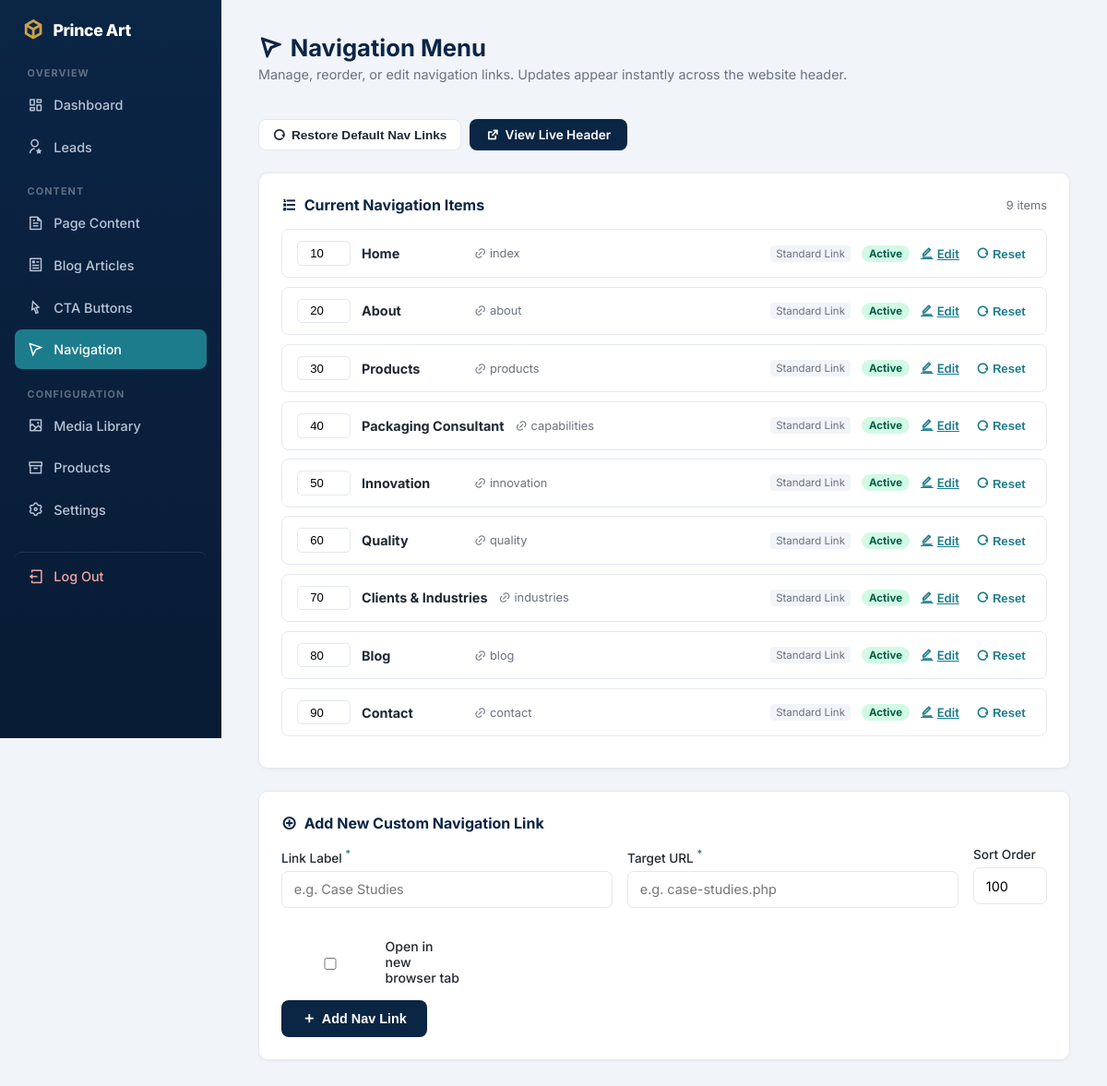
Screenshot of /admin/navigation.php (signed in) with the database file from the repository.
### tables this page shows
CREATE TABLE `nav_links` (
  `id` int(11) NOT NULL AUTO_INCREMENT,
  `label` varchar(100) NOT NULL,
  `url` varchar(500) NOT NULL,
  `sort_order` int(11) NOT NULL DEFAULT 0,
  `is_active` tinyint(1) NOT NULL DEFAULT 1,
  `open_new_tab` tinyint(1) NOT NULL DEFAULT 0,
  PRIMARY KEY (`id`),
  KEY `idx_nav_active_sort` (`is_active`,`sort_order`)
);

### includes/functions.php (called while the page is built, shortened)
<?php
function clean_mojibake(?string $str): string {
    static $mojibakeMap = [
        "\xce\x93\xc3\x87\xc3\xb3" => '•',
        "\xce\x93\xc3\x87\xc3\xb4" => '–',
        "\xce\x93\xc3\x87\xc3\xb6" => '—',
        "\xce\x93\xc3\xa4\xc3\xb3" => '™',
        "\xce\x93\xc3\x87\xc3\x96" => '’',
        "\xce\x93\xc3\x87\xc2\xa3" => '“',
        "\xce\x93\xc3\x87\xc2\xa5" => '”',
        "\xc2\xba\xc2\xb0"         => '°',
        'ΓÇó' => '•',
        'ΓÇô' => '–',
        'ΓÇö' => '—',
        'Γäó' => '™',
        'ΓÇÖ' => '’',
        'ΓÇ£' => '“',
        'ΓÇ¥' => '”',
        '┬░'  => '°',
        'гÇó' => '•',
        'гÇô' => '–',
        'гÇö' => '—',
        'гäó' => '™',
        'гÇÖ' => '’',
    ];
    return str_replace(array_keys($mojibakeMap), array_values($mojibakeMap), $str);
}
function h(?string $value): string {
    return htmlspecialchars(clean_mojibake($value), ENT_QUOTES, 'UTF-8');
}

### admin/navigation.php (the view, shortened to what this page needs)
<?php
require __DIR__ . '/includes/layout_top.php';
$pdo = get_db();
$defaultNavItems = [
    ['Home',         'index',        10],
    ['About',        'about',        20],
    ['Products',     'products',     30],
    ['Capabilities', 'capabilities', 40],
    ['Innovation',   'innovation',   50],
    ['Quality',      'quality',      60],
    ['Industries',   'industries',   70],
    ['Blog',         'blog',         80],
    ['Contact',      'contact',      90],
];
function get_matching_default_nav(string $url, array $defaultNavItems): ?array {
    foreach ($defaultNavItems as $d) {
        if ($d[1] === $url) return $d;
    }
    return null;
}
$pdo->exec("DELETE n1 FROM nav_links n1 INNER JOIN nav_links n2 WHERE n1.id > n2.id AND LOWER(TRIM(n1.label)) = LOWER(TRIM(n2.label))");
$links = $pdo->query("SELECT * FROM nav_links ORDER BY sort_order ASC, id ASC")->fetchAll();
$editingId = isset($_GET['edit']) ? (int)$_GET['edit'] : 0;
?>
<div style="display:flex; justify-content:space-between; align-items:flex-start; flex-wrap:wrap; gap:1rem; margin-bottom:1.5rem;">
  <div>
    <h1><i class="ri-navigation-line"></i> Navigation Menu</h1>
    <p class="page-subtitle">Manage, reorder, or edit navigation links. Updates appear instantly across the website header.</p>
  </div>
  <div style="display:flex; gap:0.6rem; flex-wrap:wrap;">
    <form method="post" onsubmit="return confirm('Restore all standard 9 website navigation links to their original labels and sort order?');" style="display:inline;">
      <button type="submit" style="background:#fff;border:1.5px solid var(--border);color:var(--text);font-size:0.85rem;font-weight:600;padding:0.55rem 0.9rem;">
        <i class="ri-restart-line text-teal"></i> Restore Default Nav Links
      </button>
    </form>
    <a href="../public_site/index.php" target="_blank"
       style="display:inline-flex;align-items:center;gap:0.4rem;padding:0.55rem 1.1rem;background:var(--navy);border-radius:8px;font-size:0.85rem;font-weight:600;color:#fff;text-decoration:none;">
      <i class="ri-external-link-line"></i> View Live Header
    </a>
  </div>
</div>
<div class="panel" style="margin-bottom:1.25rem;">
  <h3 style="margin-bottom:1rem;display:flex;align-items:center;gap:0.5rem;">
    <i class="ri-list-ordered text-teal"></i> Current Navigation Items
    <span style="margin-left:auto;font-size:0.8rem;font-weight:400;color:var(--muted);"><?= count($links) ?> item<?= count($links) !== 1 ? 's' : '' ?></span>
  </h3>
  <?php if (empty($links)): ?>
    <p style="color:var(--muted);">No navigation links found. Click "Restore Default Nav Links" above to load standard items.</p>
  <?php else: ?>
    <?php foreach ($links as $link): ?>
      <?php
        $isEditing = ($editingId === (int)$link['id']);
        $def = get_matching_default_nav($link['url'], $defaultNavItems);
        $isDefault = ($def !== null);
      ?>
      <div style="border:1px solid var(--border);border-radius:8px;margin-bottom:0.6rem;overflow:hidden;<?= $isEditing ? 'border-color:var(--teal);box-shadow:0 0 0 2px rgba(28,124,140,0.15);' : '' ?>">
        <div style="display:flex;align-items:center;gap:0.75rem;padding:0.75rem 1rem;background:<?= $isEditing ? '#f0fdfc' : '#fff' ?>;flex-wrap:wrap;">
          <form method="post" style="display:contents;">
            <input type="number" name="sort_order" value="<?= (int)$link['sort_order'] ?>"
                   title="Sort order — change to reorder immediately"
                   style="width:58px;padding:0.3rem 0.4rem;border:1px solid var(--border);border-radius:5px;font-size:0.82rem;text-align:center;"
                   onchange="this.closest('form').submit()">
          </form>
          <span style="font-weight:700;font-size:0.9rem;min-width:110px;"><?= h($link['label']) ?></span>
          <a href="../public_site/<?= h($link['url']) ?>" target="_blank"
             style="font-size:0.8rem;color:var(--muted);text-decoration:none;margin-right:auto;">
            <i class="ri-link"></i> <?= h($link['url']) ?>
          </a>
          <?php if ($isDefault): ?>
            <span style="font-size:0.72rem;color:var(--muted);background:var(--bg);padding:2px 6px;border-radius:4px;">Standard Link</span>
          <?php endif; ?>
          <?php if (!$link['is_active']): ?>
            <span style="font-size:0.72rem;background:#fef3c7;color:#92400e;padding:2px 8px;border-radius:20px;font-weight:700;">Hidden</span>
          <?php else: ?>
            <span style="font-size:0.72rem;background:#d1fae5;color:#065f46;padding:2px 8px;border-radius:20px;font-weight:700;">Active</span>
          <?php endif; ?>
          <?php if ($isEditing): ?>
            <a href="navigation.php" style="font-size:0.82rem;color:var(--muted);display:inline-flex;align-items:center;gap:0.25rem;">
              <i class="ri-arrow-up-s-line"></i> Close
            </a>
          <?php else: ?>
            <a href="?edit=<?= (int)$link['id'] ?>#edit-<?= (int)$link['id'] ?>"
               style="font-size:0.82rem;color:var(--teal);display:inline-flex;align-items:center;gap:0.25rem;font-weight:600;">
              <i class="ri-edit-line"></i> Edit
            </a>
          <?php endif; ?>
          <?php if ($isDefault): ?>
            <form method="post" onsubmit="return confirm('Reset \'<?= addslashes(h($link['label'])) ?>\' to default label and position?')" style="margin:0;">
              <button type="submit" style="background:none;border:none;color:var(--teal);padding:0.2rem 0.4rem;font-size:0.82rem;cursor:pointer;display:inline-flex;align-items:center;gap:0.25rem;font-weight:600;">
                <i class="ri-restart-line"></i> Reset
              </button>
            </form>
          <?php endif; ?>
        </div>
      </div>
    <?php endforeach; ?>
  <?php endif; ?>
</div>
<div class="panel">
  <h3><i class="ri-add-circle-line"></i> Add New Custom Navigation Link</h3>
  <form method="post" class="content-form">
    <div style="display:grid;grid-template-columns:1fr 1fr 80px;gap:1rem;margin-bottom:1rem;">
      <label>Link Label <sup style="color:var(--teal);">*</sup>
        <input type="text" name="label" placeholder="e.g. Case Studies" required>
      </label>
      <label>Target URL <sup style="color:var(--teal);">*</sup>
        <input type="text" name="url" placeholder="e.g. case-studies.php" required>
      </label>
      <label>Sort Order
        <input type="number" name="sort_order" value="<?= (count($links) + 1) * 10 ?>" min="0" step="10">
      </label>
    </div>
    <label style="display:inline-flex;align-items:center;gap:0.5rem;margin-bottom:1rem;font-size:0.88rem;font-weight:500;">
      <input type="checkbox" name="open_new_tab"> Open in new browser tab
    </label>
    <br>
    <button type="submit"><i class="ri-add-line"></i> Add Nav Link</button>
  </form>
</div>
<?php require __DIR__ . '/includes/layout_bottom.php'; ?>

### admin/assets/style.css (style rules this page uses)
:root { --navy: #0B2545; --navy-light: #12305C; --teal: #1C7C8C; --gold: #C9A24B; --bg: #F1F4F8; --text: #1F2933; --muted: #6b7280; --border: #E4E8EE; --radius: 10px; }
* { box-sizing: border-box; }
body { margin: 0; font-family: 'Inter', -apple-system, Segoe UI, Roboto, sans-serif; background: var(--bg); color: var(--text); -webkit-font-smoothing: antialiased; }
h1 { font-size: 1.6rem; font-weight: 700; color: var(--navy); margin: 0 0 0.3rem; display: flex; align-items: center; gap: 0.5rem; }
.page-subtitle { color: var(--muted); font-size: 0.9rem; margin: 0 0 1.5rem; }
button, .content-form button, form button[type=submit] { background: var(--navy); color: #fff; border: none; padding: 0.75rem 1.4rem; border-radius: 8px; cursor: pointer; font-weight: 600; font-size: 0.9rem; display: inline-flex; align-items: center; gap: 0.4rem; transition: background 0.15s, transform 0.1s; }
.panel { background: #fff; border-radius: var(--radius); border: 1px solid var(--border); padding: 1.5rem; margin-top: 1.5rem; box-shadow: 0 1px 3px rgba(16,24,40,0.05); }
.panel h3 { margin: 0 0 1rem; font-size: 1rem; color: var(--navy); display: flex; align-items: center; gap: 0.5rem; }
.content-form label { display: block; margin-bottom: 1.1rem; font-size: 0.85rem; font-weight: 500; }
.content-form input, .content-form textarea, .content-form select { width: 100%; padding: 0.65rem 0.8rem; margin-top: 0.4rem; border: 1.5px solid var(--border); border-radius: 7px; font-family: inherit; font-size: 0.9rem; transition: border-color 0.15s; }

### rows the page displays
nav_links: sort_order "10", label "Home", url "index", shows "Standard Link", is_active "Active"
nav_links: sort_order "20", label "About", url "about", shows "Standard Link", is_active "Active"
nav_links: sort_order "30", label "Products", url "products", shows "Standard Link", is_active "Active"
nav_links: sort_order "40", label "Packaging Consultant", url "capabilities", shows "Standard Link", is_active "Active"
nav_links: sort_order "50", label "Innovation", url "innovation", shows "Standard Link", is_active "Active"
nav_links: sort_order "60", label "Quality", url "quality", shows "Standard Link", is_active "Active"
nav_links: sort_order "70", label "Clients & Industries", url "industries", shows "Standard Link", is_active "Active"
nav_links: sort_order "80", label "Blog", url "blog", shows "Standard Link", is_active "Active"
nav_links: sort_order "90", label "Contact", url "contact", shows "Standard Link", is_active "Active"

### other values shown
count($links) "9"
